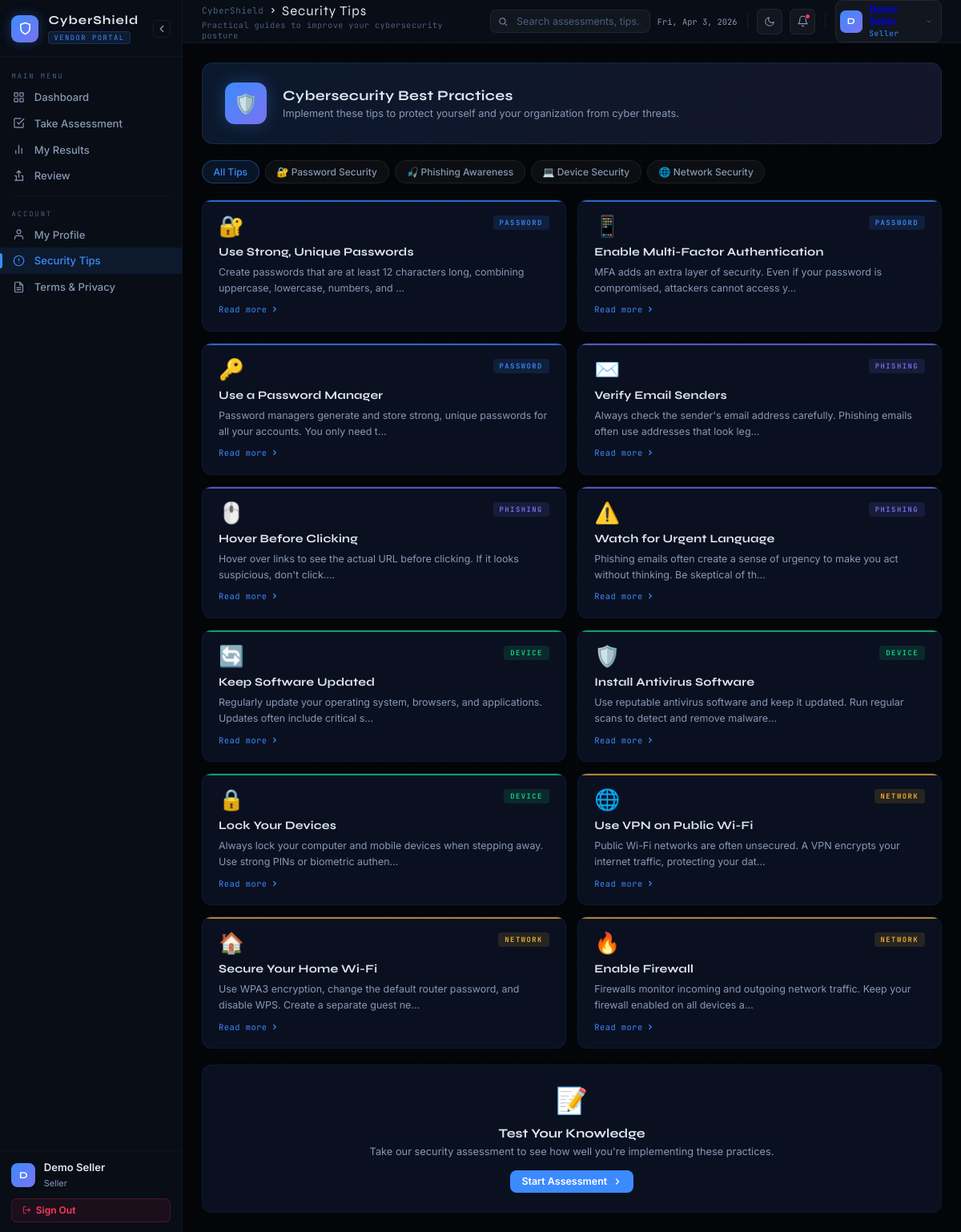
The app's page /Client/security-tips.php (signed in) with its own data.
### tables this page shows
CREATE TABLE users (
    id INT AUTO_INCREMENT PRIMARY KEY,
    username VARCHAR(50) UNIQUE NOT NULL,
    password_hash VARCHAR(255) NOT NULL,
    email VARCHAR(100) UNIQUE NOT NULL,
    full_name VARCHAR(100) NOT NULL,
    store_name VARCHAR(100) NOT NULL,
    role ENUM('Admin', 'Seller', 'Viewer') DEFAULT 'Seller',
    is_active BOOLEAN DEFAULT TRUE,
    last_assessment_score DECIMAL(5,2) DEFAULT NULL,
    last_assessment_date DATETIME DEFAULT NULL,
    total_assessments INT DEFAULT 0,
    created_at TIMESTAMP DEFAULT CURRENT_TIMESTAMP,
    updated_at TIMESTAMP DEFAULT CURRENT_TIMESTAMP ON UPDATE CURRENT_TIMESTAMP,
    INDEX idx_username (username),
    INDEX idx_email (email),
    INDEX idx_role (role)
);

### Client/security-tips.php (the view, shortened to what this page needs)
<?php
$database = new Database();
$db = $database->getConnection();
$user_query = "SELECT * FROM users WHERE id = :user_id";
$stmt = $db->prepare($user_query);
$stmt->bindParam(':user_id', $_SESSION['user_id']);
$stmt->execute();
$user = $stmt->fetch(PDO::FETCH_ASSOC);
?>
<!DOCTYPE html>
<html lang="en" data-theme="dark">
<head>
</head>
<body>
<div id="app">
  <aside id="sidebar">
    <div class="sb-brand">
      <div class="shield"><svg width="17" height="17" viewBox="0 0 24 24" fill="none" stroke="white" stroke-width="2.2" stroke-linecap="round" stroke-linejoin="round"><path d="M12 22s8-4 8-10V5l-8-3-8 3v7c0 6 8 10 8 10z"/></svg></div>
      <div class="sb-brand-text"><h2>CyberShield</h2><span class="badge">Vendor Portal</span></div>
      <button class="sb-toggle" onclick="toggleSidebar()"><svg width="14" height="14" viewBox="0 0 24 24" fill="none" stroke="currentColor" stroke-width="2.2" stroke-linecap="round" stroke-linejoin="round"><polyline points="15 18 9 12 15 6"/></svg></button>
    </div>
    <div class="sb-section">
      <div class="sb-label">Main Menu</div>
      <a class="sb-item" href="index.php"><span class="sb-icon"></span><span class="sb-text">Dashboard</span></a>
      <a class="sb-item" href="assessment.php"><span class="sb-icon"><svg width="15" height="15" viewBox="0 0 24 24" fill="none" stroke="currentColor" stroke-width="1.9" stroke-linecap="round" stroke-linejoin="round"><path d="M9 11l3 3L22 4"/><path d="M21 12v7a2 2 0 0 1-2 2H5a2 2 0 0 1-2-2V5a2 2 0 0 1 2-2h11"/></svg></span><span class="sb-text">Take Assessment</span></a>
      <a class="sb-item" href="results.php"><span class="sb-icon"><svg width="15" height="15" viewBox="0 0 24 24" fill="none" stroke="currentColor" stroke-width="1.9" stroke-linecap="round" stroke-linejoin="round"><line x1="18" y1="20" x2="18" y2="10"/><line x1="12" y1="20" x2="12" y2="4"/><line x1="6" y1="20" x2="6" y2="14"/></svg></span><span class="sb-text">My Results</span></a>
      <a class="sb-item" href="review.php"><span class="sb-icon"><svg width="15" height="15" viewBox="0 0 24 24" fill="none" stroke="currentColor" stroke-width="1.9" stroke-linecap="round" stroke-linejoin="round"><path d="M8 6l4-4 4 4"/><path d="M12 2v13"/><path d="M20 21H4"/><path d="M17 12h3v9"/><path d="M4 12h3v9"/></svg></span><span class="sb-text">Review</span></a>
      <div class="sb-divider"></div>
      <div class="sb-label">Account</div>
      <a class="sb-item" href="profile.php"><span class="sb-icon"><svg width="15" height="15" viewBox="0 0 24 24" fill="none" stroke="currentColor" stroke-width="1.9" stroke-linecap="round" stroke-linejoin="round"><path d="M20 21v-2a4 4 0 0 0-4-4H8a4 4 0 0 0-4 4v2"/><circle cx="12" cy="7" r="4"/></svg></span><span class="sb-text">My Profile</span></a>
      <a class="sb-item active" href="security-tips.php"><span class="sb-icon"><svg width="15" height="15" viewBox="0 0 24 24" fill="none" stroke="currentColor" stroke-width="1.9" stroke-linecap="round" stroke-linejoin="round"><circle cx="12" cy="12" r="10"/><line x1="12" y1="8" x2="12" y2="12"/><line x1="12" y1="16" x2="12.01" y2="16"/></svg></span><span class="sb-text">Security Tips</span></a>
      <a class="sb-item" href="terms.php"><span class="sb-icon"></span><span class="sb-text">Terms & Privacy</span></a>
    </div>
    <div class="sb-footer">
      <div class="sb-user">
        <div class="sb-avatar"><?php echo strtoupper(substr($user['full_name'], 0, 1)); ?></div>
        <div class="sb-user-info">
          <p><?php echo htmlspecialchars($user['full_name']); ?></p>
          <span><?php echo htmlspecialchars($user['role'] ?? 'Vendor'); ?></span>
        </div>
      </div>
      <button class="btn-sb-logout" onclick="doLogout()">
        <svg width="11" height="11" viewBox="0 0 24 24" fill="none" stroke="currentColor" stroke-width="2" stroke-linecap="round" stroke-linejoin="round"><path d="M9 21H5a2 2 0 0 1-2-2V5a2 2 0 0 1 2-2h4"/><polyline points="16 17 21 12 16 7"/><line x1="21" y1="12" x2="9" y2="12"/></svg>
        <span>Sign Out</span>
      </button>
    </div>
  </aside>
  <div id="main">
    <div class="topbar">
      <div>
        <div class="tb-bc">
          <span class="tb-app">CyberShield</span>
          <svg width="10" height="10" viewBox="0 0 16 16" fill="none" stroke="currentColor" stroke-width="1.8" stroke-linecap="round"><path d="M6 4l4 4-4 4"/></svg>
          <span class="tb-title">Security Tips</span>
        </div>
        <p class="tb-sub">Practical guides to improve your cybersecurity posture</p>
      </div>
      <div class="tb-right">
        <div class="tb-search-wrap">
          <span class="tb-search-icon"><svg width="12" height="12" viewBox="0 0 20 20" fill="none">
                <circle cx="9" cy="9" r="6" stroke="currentColor" stroke-width="1.7" />
                <path d="M15 15l3 3" stroke="currentColor" stroke-width="1.7" stroke-linecap="round" />
              </svg></span>
          <input type="text" class="tb-search" placeholder="Search assessments, tips…" autocomplete="off" />
        </div>
        <span class="tb-date" id="tb-date"></span>
        <button class="tb-icon-btn" onclick="toggleTheme()" title="Toggle theme">
            <svg id="tmoon" width="14" height="14" viewBox="0 0 24 24" fill="none" stroke="currentColor"
              stroke-width="1.8" stroke-linecap="round" stroke-linejoin="round">
              <path d="M21 12.79A9 9 0 1 1 11.21 3 7 7 0 0 0 21 12.79z" />
            </svg>
          </button>
          <div class="notif-wrap">
            <button class="tb-icon-btn" onclick="toggleNotif()" title="Notifications" style="position:relative">
              <svg width="15" height="15" viewBox="0 0 24 24" fill="none" stroke="currentColor" stroke-width="1.8"
                stroke-linecap="round" stroke-linejoin="round">
                <path d="M18 8A6 6 0 0 0 6 8c0 7-3 9-3 9h18s-3-2-3-9" />
                <path d="M13.73 21a2 2 0 0 1-3.46 0" />
              </svg>
              <span class="notif-dot" id="notif-dot"></span>
            </button>
          </div>
          <a class="tb-admin" href="#">
            <div class="tb-admin-av"><?php echo strtoupper(substr($user['full_name'], 0, 1)); ?></div>
            <div class="tb-admin-info"><span
                class="tb-admin-name"><?php echo htmlspecialchars($user['full_name']); ?></span><span
                class="tb-admin-role"><?php echo htmlspecialchars($user['role'] ?? 'Vendor'); ?></span></div>
            <svg width="10" height="10" viewBox="0 0 16 16" fill="none" stroke="currentColor" stroke-width="1.8"
              stroke-linecap="round" style="color:var(--muted);margin-left:.2rem">
              <path d="M4 6l4 4 4-4" />
            </svg>
          </a>
        </div>
      </div>
    <div class="content">
      <div class="tips-hero">
        <div class="tips-hero-icon">🛡️</div>
        <div>
          <h2>Cybersecurity Best Practices</h2>
          <p>Implement these tips to protect yourself and your organization from cyber threats.</p>
        </div>
      </div>
      <div class="filter-bar">
        <span class="filter-chip active" data-category="all" onclick="filterTips('all',this)">All Tips</span>
        <span class="filter-chip" data-category="password" onclick="filterTips('password',this)">🔐 Password Security</span>
        <span class="filter-chip" data-category="phishing" onclick="filterTips('phishing',this)">🎣 Phishing Awareness</span>
        <span class="filter-chip" data-category="device" onclick="filterTips('device',this)">💻 Device Security</span>
        <span class="filter-chip" data-category="network" onclick="filterTips('network',this)">🌐 Network Security</span>
      </div>
      <div class="tips-grid" id="tips-grid">
        <?php
        $catColors = ['password'=>'var(--blue)','phishing'=>'var(--purple)','device'=>'var(--green)','network'=>'var(--yellow)'];
        foreach ($tips as $tip):
          $color = $catColors[$tip['category']] ?? 'var(--blue)';
        ?>
        <div class="tip-card" data-category="<?php echo $tip['category']; ?>" style="--cat-color:<?php echo $color; ?>" onclick="showTipDetail(<?php echo $tip['id']; ?>)">
          <div class="tip-card-top">
            <span class="tip-icon"><?php echo $tip['icon']; ?></span>
            <span class="cat-badge cat-<?php echo $tip['category']; ?>"><?php echo ucfirst($tip['category']); ?></span>
          </div>
          <div class="tip-title"><?php echo htmlspecialchars($tip['title']); ?></div>
          <div class="tip-content"><?php echo htmlspecialchars(substr($tip['content'], 0, 100)) . '…'; ?></div>
          <div class="tip-more">Read more <svg width="10" height="10" viewBox="0 0 16 16" fill="none" stroke="currentColor" stroke-width="1.8" stroke-linecap="round"><path d="M6 4l4 4-4 4"/></svg></div>
        </div>
        <?php endforeach; ?>
      </div>
      <div class="quiz-cta">
        <div class="quiz-cta-icon">📝</div>
        <h3>Test Your Knowledge</h3>
        <p>Take our security assessment to see how well you're implementing these practices.</p>
        <button class="btn btn-p" onclick="window.location.href='assessment.php'">
          Start Assessment
          <svg width="12" height="12" viewBox="0 0 16 16" fill="none" stroke="currentColor" stroke-width="1.8" stroke-linecap="round"><path d="M6 4l4 4-4 4"/></svg>
        </button>
      </div>
    </div>
  </div>
</div>
</body>
</html>

### records on screen
users: full_name "D", full_name "Demo Seller", role "Seller"

### other values on screen
$tip['icon'] "🔐"
$tip['category'] "PASSWORD"
$tip['title'] "Use Strong, Unique Passwords"
substr($tip['content'], 0, 100) "Create passwords that are at least 12 characters long, combining uppercase, lowercase, numbers, and"
$tip['icon'] "📱"
$tip['title'] "Enable Multi-Factor Authentication"
substr($tip['content'], 0, 100) "MFA adds an extra layer of security. Even if your password is compromised, attackers cannot access y"
$tip['icon'] "🔑"
$tip['title'] "Use a Password Manager"
substr($tip['content'], 0, 100) "Password managers generate and store strong, unique passwords for all your accounts. You only need t"
$tip['icon'] "✉️"
$tip['category'] "PHISHING"
$tip['title'] "Verify Email Senders"
substr($tip['content'], 0, 100) "Always check the sender's email address carefully. Phishing emails often use addresses that look leg"
$tip['icon'] "🖱️"
